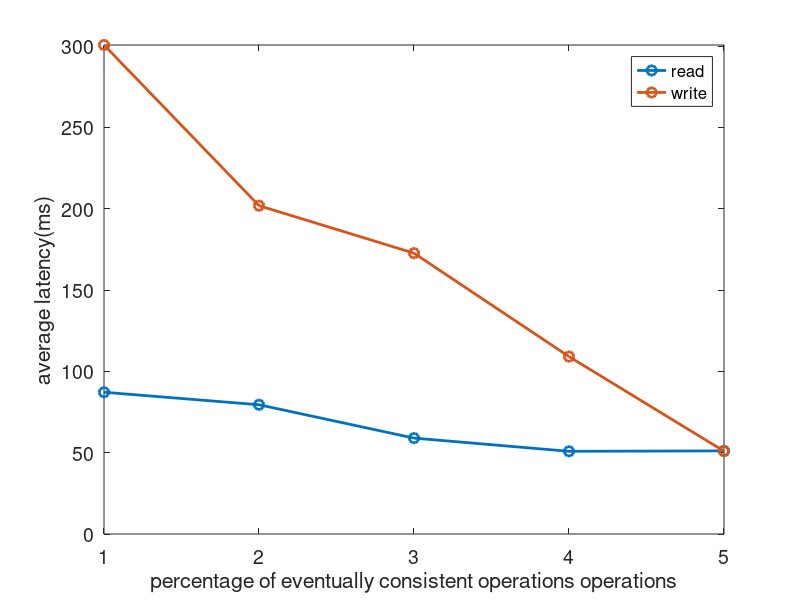

This chart was generated by the following MATLAB code: (Note: this script raises an error after producing the figure.)
clear
close all

load('data2.mat');
figure('units','normalized','position',[.1 .1 .4 .5])

plot(1:5, ...
        mix_read(1, (1:5)), 'o-', 'lineWidth', 2, 'MarkerSize',7)
hold on
plot(1:5, ...
        mix_write(1, (1:5)), 'o-', 'lineWidth', 2, 'MarkerSize',7)
    
set(gca,'fontsize',14)
xlabel('percentage of eventually consistent operations operations')
ylabel('average latency(ms)');
axis([1 5 0 inf]);
legend({'read', 'write'}, 'fontsize', 12);
ax = gca;
ax.XTick = [1 2 3 4 5];
ax.XTickLabel = {'0%', '25%', '50%', '75%', '100%'};
title('Effect of mixing different consistency models');
